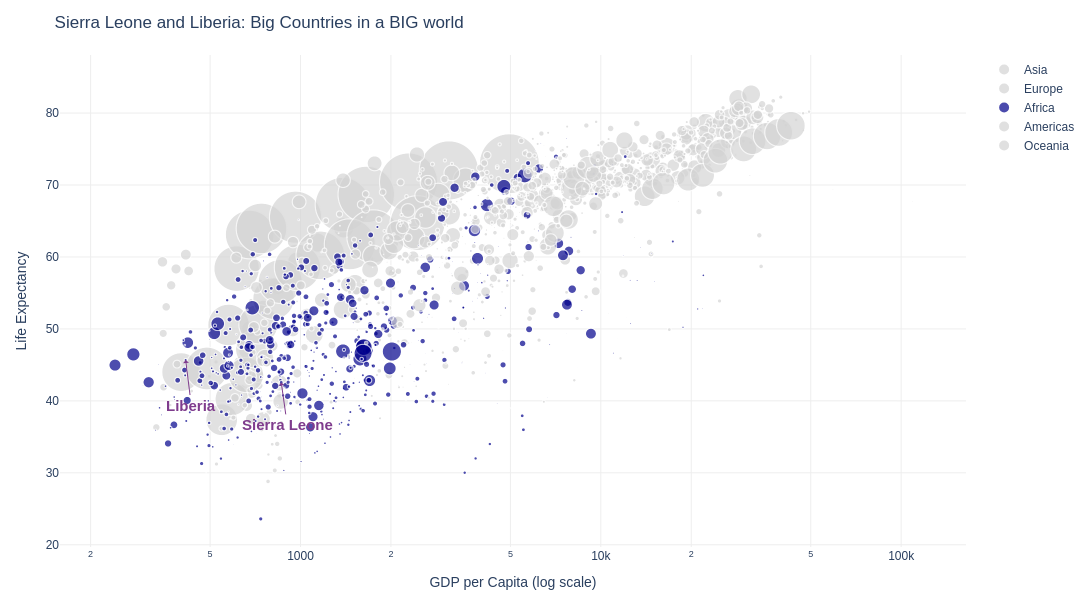

Notebook source saved alongside this figure:
### Markdown cell above
## Task 2 — Bubble chart: tell a story

**What to build:** A bubble chart (full 2007 dataset, all countries) where:
- x = GDP per capita (log scale)
- y = life expectancy
- size = population
- colour = ONE continent highlighted (your choice), all others grey
- At least one annotation explaining the highlighted group's story

> This is the grey-and-highlight technique applied to a bubble chart.

### Code cell
# Task 2
# YOUR CODE HERE
import math
Continent = random.choice(list(df["continent"].drop_duplicates()))
df1 = df.loc[df['year'] == 2007]
df2["year"] = df2["year"].astype("str")


df3 = df1.loc[df1['continent'] == Continent]
Country1 = random.choice(list(df3["country"].drop_duplicates()))
Country2 = random.choice(list(df3["country"].drop_duplicates()))
while Country2 == Country1:
    Country2 = random.choice(list(df3["country"].drop_duplicates()))
print(Country1)
x1=df3.loc[df3['country'] == Country1]['gdpPercap']
y1=df3.loc[df3['country'] == Country1]['lifeExp']
x2=df3.loc[df3['country'] == Country2]['gdpPercap']
y2=df3.loc[df3['country'] == Country2]['lifeExp']

Title = Country1 + ' and ' + Country2 + ': Big Countries in a BIG world'
 
color_map = {c: 'DarkBlue' if c == Continent else 'LightGrey' for c in df['continent'].unique()}

fig = px.scatter(
    data_frame=df, x='gdpPercap', y='lifeExp',
    size='pop',
    color='continent',
    hover_name='country',
    log_x=True,
    size_max=60,                            # cap bubble size so small countries still visible
    labels={'gdpPercap': 'GDP per Capita (log scale)', 'lifeExp': 'Life Expectancy', 'pop': 'Population', 'continent': ''},
    color_discrete_map=color_map,
    custom_data=['country', 'pop'],
    opacity=0.7
)

# Improve hover: show formatted population using HTML
fig.update_traces(
    hovertemplate='<b>%{hovertext}</b><br>'
                  'GDP per capita: $%{x:,.0f}<br>'
                  'Life expectancy: %{y:.1f} yrs<br>'
                  'Population: %{customdata[1]:,.0f}')

fig.update_layout(
    title= Title,
    plot_bgcolor='white', paper_bgcolor='white',
    font=dict(family='Arial', size=12),
    yaxis=dict(gridcolor='#EEEEEE'),
    xaxis=dict(gridcolor='#EEEEEE'),
    margin=dict(l=60, r=40, t=55, b=40),
    height=600, width=1150
)


x1 = math.log10(int(x1.values[0])) + 3
x2 = math.log10(int(x2.values[0])) + 3
y1 = int(y1.values[0])
y2 = int(y2.values[0])


for country, ax, ay in [(Country1, x1, y1), (Country2, x2, y2)]:
    row = df3[df3['country'] == country].iloc[0]
    fig.add_annotation(
        x=math.log10(row['gdpPercap']), y=row['lifeExp'],
        text=f'<b>{country}</b>', showarrow=True, arrowcolor='rgb(127, 60, 141)',
        arrowhead=1, ax=ax, ay=ay,
        font=dict(size=15, family='Arial', color='rgb(127, 60, 141)')
    )
    


fig.show()

### Figure 1 — Plotly figure (JSON) as saved in the notebook; plotly's stock layout.template omitted (floating-point values rounded to 4 significant figures; data arrays with more than 128 entries replaced by an {"elided": "..."} marker saying what was removed)
{"data": [{"customdata": {"elided": "396x2 mixed values"}, "hovertemplate": "<b>%{hovertext}</b><br>GDP per capita: $%{x:,.0f}<br>Life expectancy: %{y:.1f} yrs<br>Population: %{customdata[1]:,.0f}", "hovertext": {"elided": "396 str values"}, "legendgroup": "Asia", "marker": {"color": "LightGrey", "opacity": 0.7, "size": {"elided": "396 int values"}, "sizemode": "area", "sizeref": 366300.0, "symbol": "circle"}, "mode": "markers", "name": "Asia", "showlegend": true, "type": "scattergl", "x": {"elided": "396 float values"}, "xaxis": "x", "y": {"elided": "396 float values"}, "yaxis": "y"}, {"customdata": {"elided": "360x2 mixed values"}, "hovertemplate": "<b>%{hovertext}</b><br>GDP per capita: $%{x:,.0f}<br>Life expectancy: %{y:.1f} yrs<br>Population: %{customdata[1]:,.0f}", "hovertext": {"elided": "360 str values"}, "legendgroup": "Europe", "marker": {"color": "LightGrey", "opacity": 0.7, "size": {"elided": "360 int values"}, "sizemode": "area", "sizeref": 366300.0, "symbol": "circle"}, "mode": "markers", "name": "Europe", "showlegend": true, "type": "scattergl", "x": {"elided": "360 float values"}, "xaxis": "x", "y": {"elided": "360 float values"}, "yaxis": "y"}, {"customdata": {"elided": "624x2 mixed values"}, "hovertemplate": "<b>%{hovertext}</b><br>GDP per capita: $%{x:,.0f}<br>Life expectancy: %{y:.1f} yrs<br>Population: %{customdata[1]:,.0f}", "hovertext": {"elided": "624 str values"}, "legendgroup": "Africa", "marker": {"color": "DarkBlue", "opacity": 0.7, "size": {"elided": "624 int values"}, "sizemode": "area", "sizeref": 366300.0, "symbol": "circle"}, "mode": "markers", "name": "Africa", "showlegend": true, "type": "scattergl", "x": {"elided": "624 float values"}, "xaxis": "x", "y": {"elided": "624 float values"}, "yaxis": "y"}, {"customdata": {"elided": "300x2 mixed values"}, "hovertemplate": "<b>%{hovertext}</b><br>GDP per capita: $%{x:,.0f}<br>Life expectancy: %{y:.1f} yrs<br>Population: %{customdata[1]:,.0f}", "hovertext": {"elided": "300 str values"}, "legendgroup": "Americas", "marker": {"color": "LightGrey", "opacity": 0.7, "size": {"elided": "300 int values"}, "sizemode": "area", "sizeref": 366300.0, "symbol": "circle"}, "mode": "markers", "name": "Americas", "showlegend": true, "type": "scattergl", "x": {"elided": "300 float values"}, "xaxis": "x", "y": {"elided": "300 float values"}, "yaxis": "y"}, {"customdata": [["Australia", 8691212], ["Australia", 9712569], ["Australia", 10794968], ["Australia", 11872264], ["Australia", 13177000], ["Australia", 14074100], ["Australia", 15184200], ["Australia", 16257249], ["Australia", 17481977], ["Australia", 18565243], ["Australia", 19546792], ["Australia", 20434176], ["New Zealand", 1994794], ["New Zealand", 2229407], ["New Zealand", 2488550], ["New Zealand", 2728150], ["New Zealand", 2929100], ["New Zealand", 3164900], ["New Zealand", 3210650], ["New Zealand", 3317166], ["New Zealand", 3437674], ["New Zealand", 3676187], ["New Zealand", 3908037], ["New Zealand", 4115771]], "hovertemplate": "<b>%{hovertext}</b><br>GDP per capita: $%{x:,.0f}<br>Life expectancy: %{y:.1f} yrs<br>Population: %{customdata[1]:,.0f}", "hovertext": ["Australia", "Australia", "Australia", "Australia", "Australia", "Australia", "Australia", "Australia", "Australia", "Australia", "Australia", "Australia", "New Zealand", "New Zealand", "New Zealand", "New Zealand", "New Zealand", "New Zealand", "New Zealand", "New Zealand", "New Zealand", "New Zealand", "New Zealand", "New Zealand"], "legendgroup": "Oceania", "marker": {"color": "LightGrey", "opacity": 0.7, "size": [8691212, 9712569, 10794968, 11872264, 13177000, 14074100, 15184200, 16257249, 17481977, 18565243, 19546792, 20434176, 1994794, 2229407, 2488550, 2728150, 2929100, 3164900, 3210650, 3317166, 3437674, 3676187, 3908037, 4115771], "sizemode": "area", "sizeref": 366300.0, "symbol": "circle"}, "mode": "markers", "name": "Oceania", "showlegend": true, "type": "scattergl", "x": [10040.0, 10950.0, 12220.0, 14530.0, 16790.0, 18330.0, 19480.0, 21890.0, 23420.0, 27000.0, 30690.0, 34440.0, 10560.0, 12250.0, 13180.0, 14460.0, 16050.0, 16230.0, 17630.0, 19010.0, 18360.0, 21050.0, 23190.0, 25190.0], "xaxis": "x", "y": [69.12, 70.33, 70.93, 71.1, 71.93, 73.49, 74.74, 76.32, 77.56, 78.83, 80.37, 81.23, 69.39, 70.26, 71.24, 71.52, 71.89, 72.22, 73.84, 74.32, 76.33, 77.55, 79.11, 80.2], "yaxis": "y"}], "layout": {"annotations": [{"arrowcolor": "rgb(127, 60, 141)", "arrowhead": 1, "ax": 5.936, "ay": 42, "font": {"color": "rgb(127, 60, 141)", "family": "Arial", "size": 15}, "showarrow": true, "text": "<b>Sierra Leone</b>", "x": 2.936, "y": 42.57}, {"arrowcolor": "rgb(127, 60, 141)", "arrowhead": 1, "ax": 5.617, "ay": 45, "font": {"color": "rgb(127, 60, 141)", "family": "Arial", "size": 15}, "showarrow": true, "text": "<b>Liberia</b>", "x": 2.618, "y": 45.68}], "font": {"family": "Arial", "size": 12}, "height": 600, "legend": {"itemsizing": "constant", "title": {"text": ""}, "tracegroupgap": 0}, "margin": {"b": 40, "l": 60, "r": 40, "t": 55}, "paper_bgcolor": "white", "plot_bgcolor": "white", "title": {"text": "Sierra Leone and Liberia: Big Countries in a BIG world"}, "width": 1150, "xaxis": {"anchor": "y", "domain": [0, 1], "gridcolor": "#EEEEEE", "title": {"text": "GDP per Capita (log scale)"}, "type": "log"}, "yaxis": {"anchor": "x", "domain": [0, 1], "gridcolor": "#EEEEEE", "title": {"text": "Life Expectancy"}}}}
